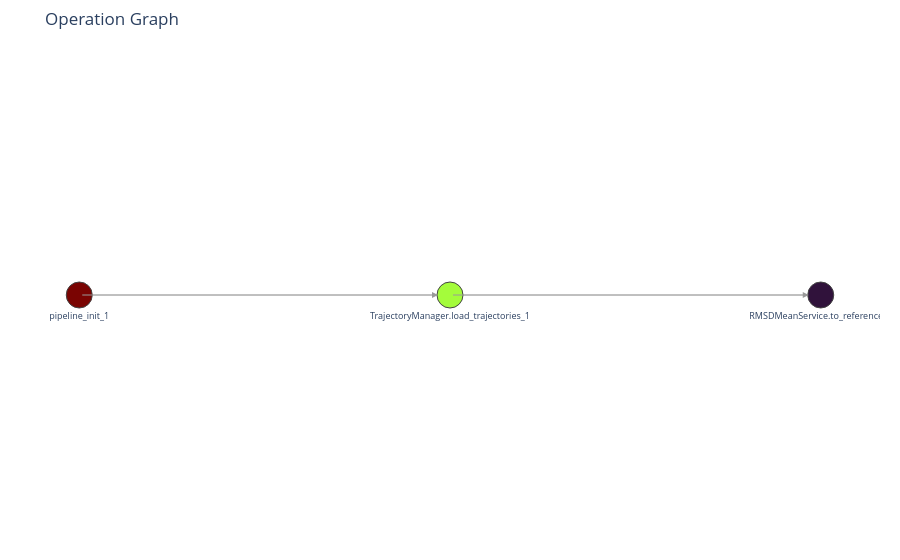

Notebook code cell kept with this figure:
### Code cell
spec_from_pipeline = SpecManager()
spec_from_pipeline.read_from_pipeline(pipeline_test)
spec_from_pipeline.print_info()

from dev_scripts.visualize_operation_graph import build_figure
print(type(spec_from_pipeline.data.graph))
build_figure(spec_from_pipeline.data.graph, title="Operation Graph").show()

spec_from_pipeline.write_json("spec_from_pipeline.json")

### Figure 1 — Plotly figure (JSON) as saved in the notebook; plotly's stock layout.template omitted (floating-point values rounded to 4 significant figures)
{"data": [{"hoverinfo": "none", "line": {"color": "#cccccc", "width": 1}, "mode": "lines", "showlegend": false, "type": "scatter", "x": [0, 1, null, 1, 2, null], "y": [0, 0, null, 0, 0, null]}, {"hoverinfo": "text", "hovertext": ["<b>pipeline_init_1</b><br>pipeline_init<br><br>stride: 1<br>concat: False<br>selection: None<br>use_memmap: True<br>reuse_memmap_cache: False<br>chunk_size: 2000<br>dtype: <class 'numpy.float32'><br>cache_dir: /home/maeve/Dokumente/Work/mdxplain/Repository/mdxplain/mdxplain/spec/tests/cache/cache_7d4c6d6b4f1e4a07b663cd3042c3e534_20261008_125542<br>max_memory_gb: 6.0", "<b>TrajectoryManager.load_trajectories_1</b><br>TrajectoryManager.load_trajectories<br><br>data_input: ../../../data/2RJY/<br>concat: None<br>stride: 1<br>selection: None<br>force: False", "<b>RMSDMeanService.to_reference_1</b><br>RMSDMeanService.to_reference<br><br>reference_traj: 0<br>reference_frame: 0<br>traj_selection: all<br>atom_selection: all"], "marker": {"color": [2, 1, 0], "colorscale": [[0, "#30123b"], [0.07143, "#4145ab"], [0.1429, "#4675ed"], [0.2143, "#39a2fc"], [0.2857, "#1bcfd4"], [0.3571, "#24eca6"], [0.4286, "#61fc6c"], [0.5, "#a4fc3b"], [0.5714, "#d1e834"], [0.6429, "#f3c63a"], [0.7143, "#fe9b2d"], [0.7857, "#f36315"], [0.8571, "#d93806"], [0.9286, "#b11901"], [1, "#7a0402"]], "line": {"color": "#444444", "width": 1}, "size": 26}, "mode": "markers+text", "showlegend": false, "text": ["pipeline_init_1", "TrajectoryManager.load_trajectories_1", "RMSDMeanService.to_reference_1"], "textfont": {"size": 9}, "textposition": "bottom center", "type": "scatter", "x": [0, 1, 2], "y": [0, 0, 0]}], "layout": {"annotations": [{"arrowcolor": "#999999", "arrowhead": 2, "arrowsize": 1.2, "arrowwidth": 1, "ax": 0, "axref": "x", "ay": 0, "ayref": "y", "showarrow": true, "standoff": 12, "x": 1, "xref": "x", "y": 0, "yref": "y"}, {"arrowcolor": "#999999", "arrowhead": 2, "arrowsize": 1.2, "arrowwidth": 1, "ax": 1, "axref": "x", "ay": 0, "ayref": "y", "showarrow": true, "standoff": 12, "x": 2, "xref": "x", "y": 0, "yref": "y"}], "hovermode": "closest", "margin": {"b": 20, "l": 20, "r": 20, "t": 50}, "plot_bgcolor": "white", "title": {"text": "Operation Graph"}, "xaxis": {"showgrid": false, "showticklabels": false, "zeroline": false}, "yaxis": {"showgrid": false, "showticklabels": false, "zeroline": false}}}
